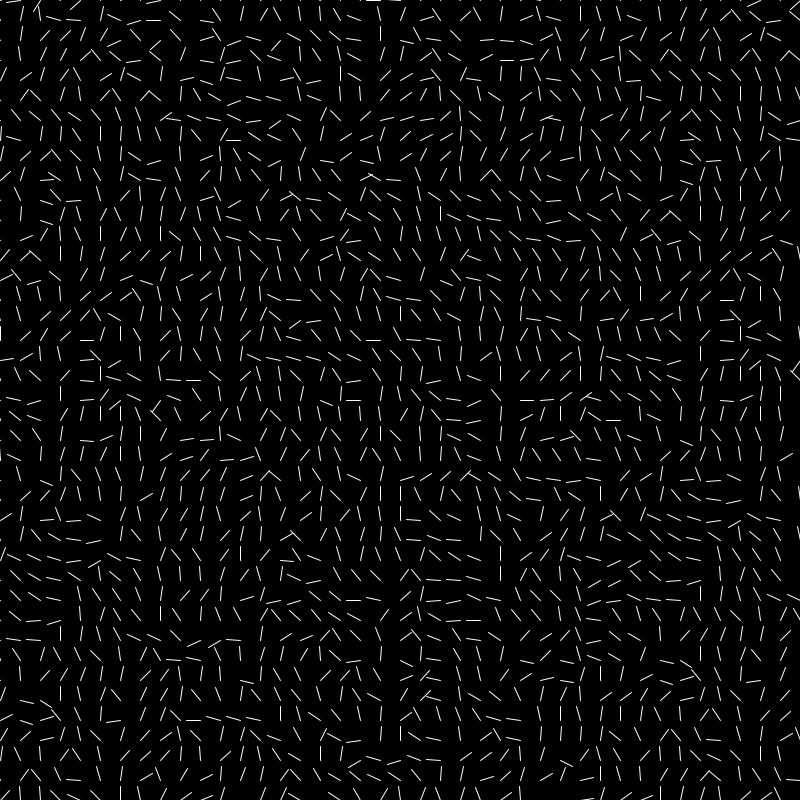
Frame 1 (no input)
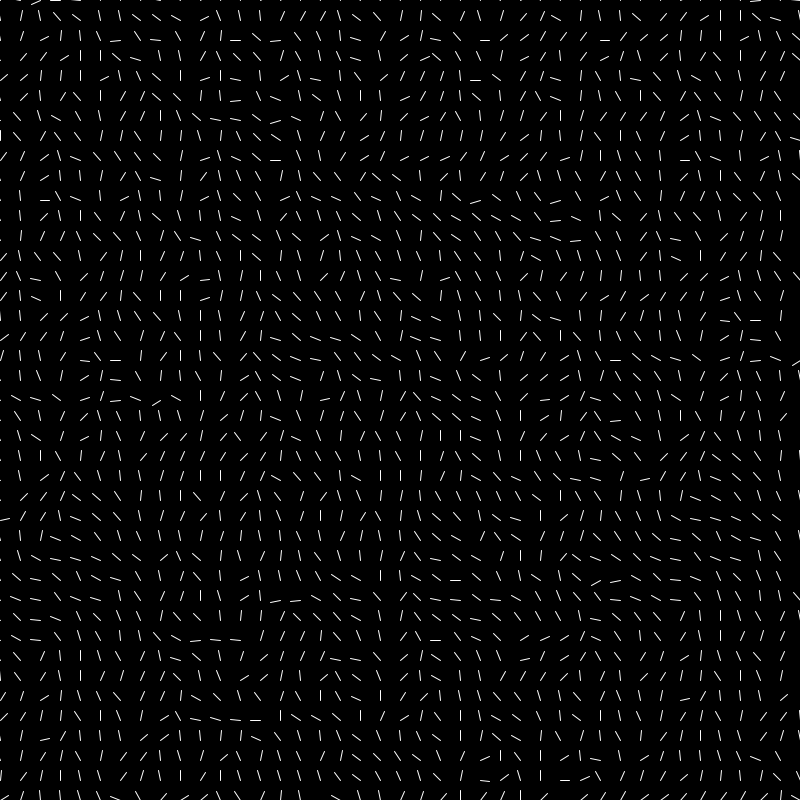
Frame 60 (the mouse pressed at the canvas centre just before this capture)
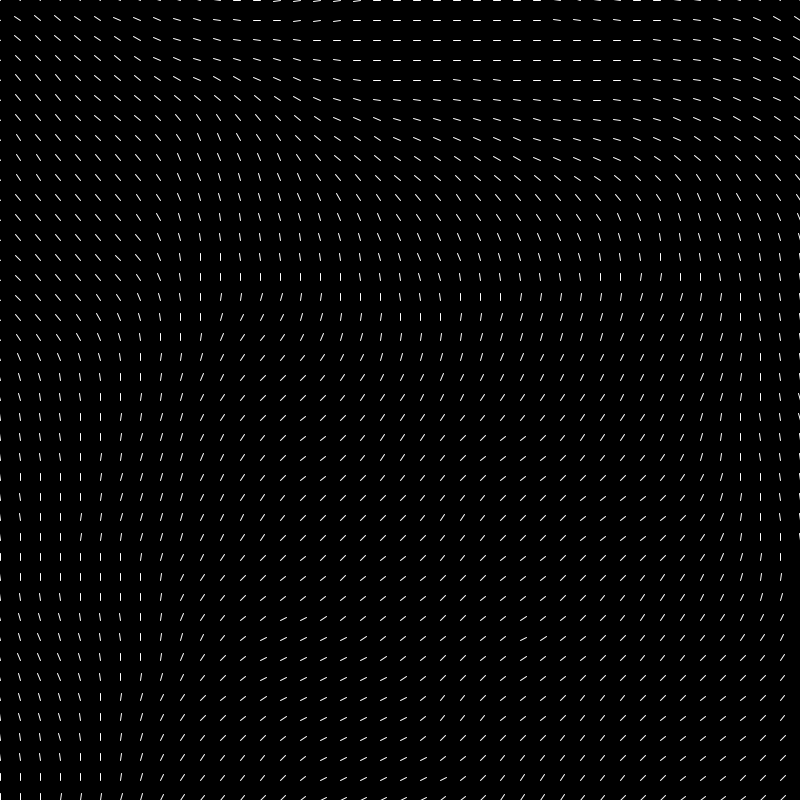
Frame 120 (the mouse held since frame 60 and released just before this capture)

The Processing sketch that drew these frames (run headless with seeded random() and noise(); from frame 60 on, the mouse is pressed at the canvas centre):

// Processing sketch: Noise_5_PerlinFlowField
// ── Noise_5_PerlinFlowField.pde

float[][][] field;
float size = 20;
int columns = 10;
int rows = 5;
float noiseZ = 0;

void setup() {
  size(800, 800);
  resetField();
}

void initField() {
  field = new float[rows][columns][2];
  for (int x = 0; x < columns; x++) {
    for (int y = 0; y < rows; y++) {
      field[x][y][0] = 0;
      field[x][y][1] = 0;
    }
  }
}

void calculateField() {
  for (int x = 0; x < columns; x++) {
    for (int y = 0; y < rows; y++) {
      float scale = map(mouseX, 0, width, 2, 50);
      float angle = noise(x/scale, y/scale, noiseZ) * PI * 2;
      float len = noise(x/100, y/100, noiseZ);
      field[x][y][0] = angle;
      field[x][y][1] = len;
    }
  }
}

void drawField() {
  for (int x = 0; x < columns; x++) {
    for (int y = 0; y < rows; y++) {
      float angle = field[x][y][0];
      float len = field[x][y][1];
      pushMatrix();
      translate(x*size, y*size);
      rotate(angle);
      stroke(255);
      line(0, 0, 0, size * len);
      popMatrix();
    }
  }
}

void resetField() {
  noiseSeed((long)random(100));
  columns = floor(width / size) + 1;
  rows = floor(height / size) + 1;
  initField();
}

void draw() {
  calculateField();
  noiseZ += 0.005;
  background(0);
  drawField();
}
